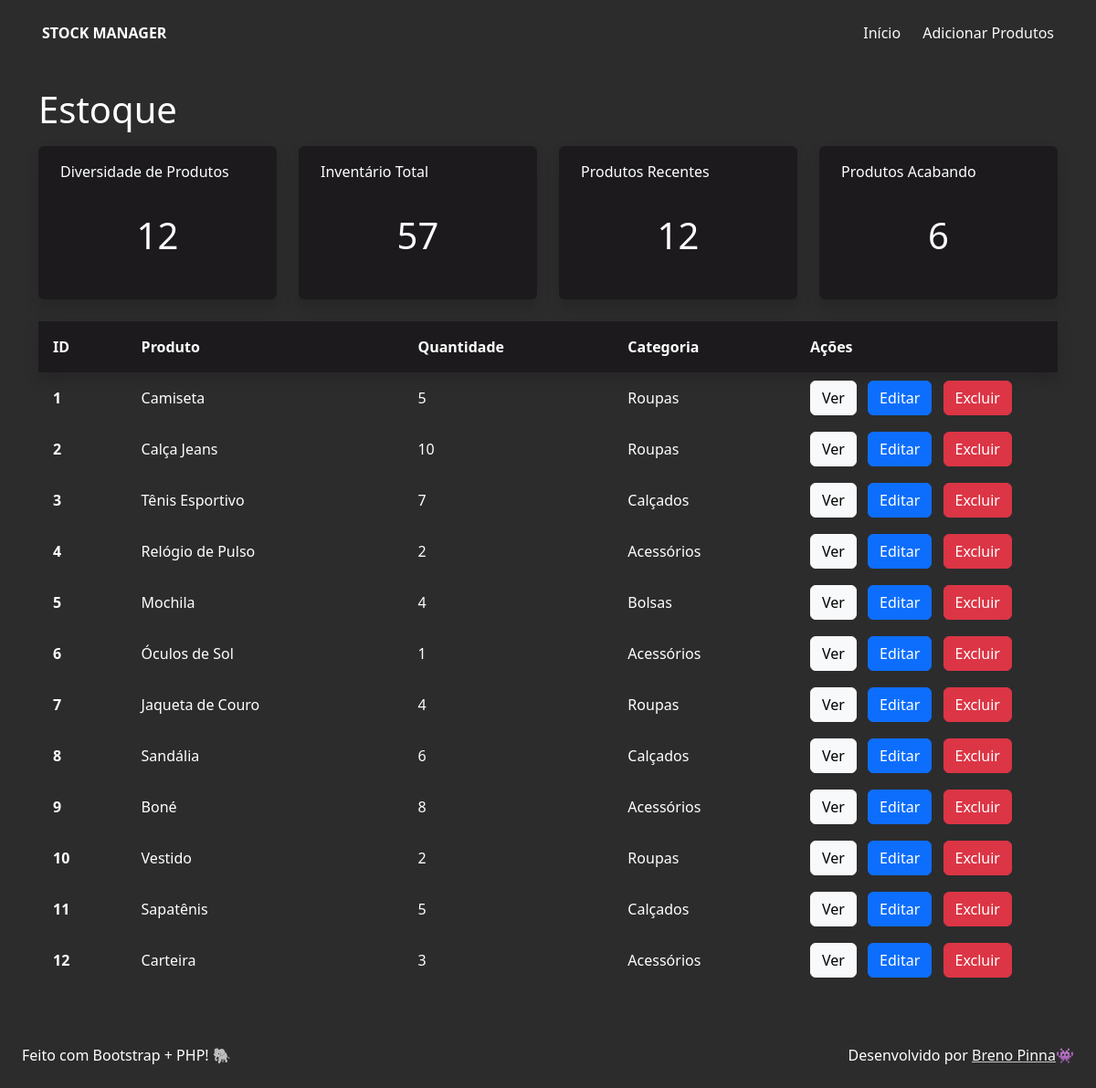
The page / on the database its author committed.
### tables this page shows
CREATE TABLE products (
  id int NOT NULL AUTO_INCREMENT,
  name varchar(255) NOT NULL,
  quantity int NOT NULL,
  category varchar(255) NOT NULL,
  price decimal(10, 2) NOT NULL,
  description varchar(1000) NOT NULL,
  created_at timestamp DEFAULT CURRENT_TIMESTAMP,
  modified_at timestamp DEFAULT CURRENT_TIMESTAMP ON UPDATE CURRENT_TIMESTAMP,
  PRIMARY KEY (id)
);

### data/get_cards_info.php (called while the page is built, shortened)
<?php
  function get_cards_info() {
    try {
      $con = connect();
      $sql = "SELECT
                (SELECT COUNT(DISTINCT products.name) FROM products) AS diversity,
                (SELECT SUM(products.quantity) FROM products) AS total_inventory,
                (SELECT COUNT(*) FROM products WHERE products.created_at >= DATE_SUB(NOW(), INTERVAL 7 DAY)) AS recent_products,
                (SELECT COUNT(*) FROM
                  (SELECT * FROM products WHERE products.quantity < 5) AS low_stock
                ) AS low_stock_count
              FROM products;";
      $stmt = $con->prepare($sql);
      $stmt->execute();
      $cards_info = $stmt->fetch(PDO::FETCH_ASSOC);
      return $cards_info;
    } catch (\Throwable $th) {
      return null;
    }
  }

### data/get_table_info.php (called while the page is built, shortened)
<?php
  function get_table_info(){
    try {
      $con = connect();
      $sql = "SELECT products.id, products.name, products.quantity, products.category FROM products;";
      $stmt = $con->prepare($sql);
      $stmt->execute();
      $table_info = $stmt->fetchAll(PDO::FETCH_ASSOC);
      return $table_info;
    } catch (\Throwable $th) {
      return null;
    }
  }

### components/table_row.php (the view)
<?php
  function table_row(string $product, int $id, int $quantity, string $category) {
      $product = htmlspecialchars($product);
      $category = htmlspecialchars($category);
      return <<<HTML
      <tr class="align-middle">
        <th class="p-3" scope="row">{$id}</th>
        <td>{$product}</td>
        <td>{$quantity}</td>
        <td>{$category}</td>
        <td class="w-25">
            <a href="#" class="me-2 btn btn-md btn-light">
                Ver
            </a>
            <a href="#" class="me-2 btn btn-md btn-primary">
                Editar
            </a>
            <button onclick="deleteProduct({$id}, '{$product}')" class="btn btn-md btn-danger">
                Excluir
            </button>
        </td>
      </tr>
HTML;
}

### components/header.php (shortened to what this page needs)
<!doctype html>
<html lang="pt-br" data-bs-theme="dark">
  <head>
    <link rel="stylesheet" href="/bootstrap/css/bootstrap.min.css" />
    <link rel="stylesheet" href="/theme.css" />
  </head>
<body class="d-flex flex-column min-vh-100">
  <header class="bg-primary">
    <div class="bg-primary text-white d-flex justify-content-between align-items-center py-4 px-3 container">
      <p class="text-uppercase mb-0 fw-bold">
        <a href="/" class="text-white text-decoration-none">Stock Manager</a>
      </p>
      <nav class="d-flex gap-4 align-items-center">
        <a href="/" class="link-light link-underline-opacity-0 link-opacity-75-hover">Início</a>
        <a href="/new" class="link-light link-underline-opacity-0 link-opacity-75-hover">Adicionar Produtos</a>
      </nav>
    </div>
  </header>
  <main class="text-white flex-grow-1 p-4 bg-primary">

### index.php
<?php require_once __DIR__ . '/components/header.php' ?>
  <h1 class="fw-light container">Estoque</h1>
  <div id="main-container" class="mt-3 container">
    <?php require_once __DIR__ . '/pages/home.php';?>
  </div>
<?php require_once __DIR__ . '/components/footer.php' ?>

### pages/home.php
<?php
  require_once __DIR__ . '/../data/get_cards_info.php';
  require_once __DIR__ . '/../components/card.php';
  $cards_info = get_cards_info();
?>
<?php if($cards_info): ?>
  <div class="row gap-4 g-0">
    <?= card('Diversidade de Produtos', $cards_info['diversity'])  ?>
    <?= card('Inventário Total', $cards_info['total_inventory'])  ?>
    <?= card('Produtos Recentes', $cards_info['recent_products'])  ?>
    <?= card('Produtos Acabando', $cards_info['low_stock_count'])  ?>
  </div>
  <?php require_once __DIR__ . '/../components/table.php'; ?>
<?php else: ?>
  <p class="p-0 text-start">Nenhum produto encontrado</p>
<?php endif; ?>

### components/card.php
<?php
  function card(string $title, string $value){
    return <<<HTML
    <div
      class="col bg-secondary rounded-2 py-3 px-4 text-center d-flex flex-column gap-1 shadow">
      <span class="text-start">{$title}</span>
      <span class="fs-1 fw-medium py-4"> {$value} </span>
    </div>
HTML;
  }

### components/table.php
<?php
  require_once __DIR__ . '/../data/get_table_info.php';
  require_once __DIR__ . '/table_row.php';
  $table_info = get_table_info();
  $products = $table_info ? $table_info : [];
?>
<?php if(count($products) > 0): ?>
  <div>
    <table class="table table-dark table-borderless table-hover mt-4">
      <thead class="bg-secondary shadow">
        <tr class="align-middle">
          <th class="p-3" scope="col">ID</th>
          <th scope="col">Produto</th>
          <th scope="col">Quantidade</th>
          <th scope="col">Categoria</th>
          <th scope="col">Ações</th>
        </tr>
      </thead>
      <tbody>
      <?php foreach ($products as $product): ?>
        <?= table_row($product['name'], $product['id'], $product['quantity'], $product['category']); ?>
      <?php endforeach; ?>
      </tbody>
    </table>
  </div>
<?php endif; ?>

### components/footer.php (shortened to what this page needs)
</main>
    <footer
      class="bg-primary text-white d-flex justify-content-between align-items-center p-4">
      <p class="m-0">Feito com Bootstrap + PHP! 🐘</p>
      <span
        >Desenvolvido por
        <a href="https://github.com/brenopinna" class="link-light link-opacity-75-hover link-underline-opacity-75" target="_blank"
          >Breno Pinna</a
        >👾</span
      >
    </footer>
  </body>
</html>

### theme.css (style rules this page uses)
:root { --overwrite-primary-color: #2c2c2d; --overwrite-secondary-color: #1c1a1d; }
.bg-primary { background-color: var(--overwrite-primary-color) !important; }
.bg-secondary { background-color: var(--overwrite-secondary-color) !important; }
.table-dark { --bs-table-bg: var(--primary-color) !important; }

### rows shown on the page
products: id "1", name "Camiseta", quantity "5", category "Roupas"
products: id "2", name "Calça Jeans", quantity "10", category "Roupas"
products: id "3", name "Tênis Esportivo", quantity "7", category "Calçados"
products: id "4", name "Relógio de Pulso", quantity "2", category "Acessórios"
products: id "5", name "Mochila", quantity "4", category "Bolsas"
products: id "6", name "Óculos de Sol", quantity "1", category "Acessórios"
products: id "7", name "Jaqueta de Couro", quantity "4", category "Roupas"
products: id "8", name "Sandália", quantity "6", category "Calçados"
products: id "9", name "Boné", quantity "8", category "Acessórios"
products: id "10", name "Vestido", quantity "2", category "Roupas"
products: id "11", name "Sapatênis", quantity "5", category "Calçados"
products: id "12", name "Carteira", quantity "3", category "Acessórios"

### other values the page prints
$title "Diversidade de Produtos Inventário Total Produtos Recentes Produtos Acabando"
$value "12 57 12 6"
